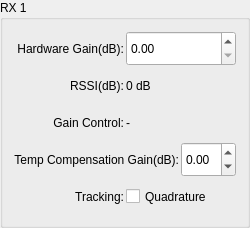
                   <widget class="QGroupBox" name="groupBox_3">
                    <property name="sizePolicy">
                     <sizepolicy hsizetype="Expanding" vsizetype="Expanding">
                      <horstretch>0</horstretch>
                      <verstretch>0</verstretch>
                     </sizepolicy>
                    </property>
                    <property name="title">
                     <string>RX 1</string>
                    </property>
                    <layout class="QVBoxLayout" name="verticalLayout_22">
                     <item>
                      <layout class="QVBoxLayout" name="verticalLayout_3">
                       <property name="spacing">
                        <number>2</number>
                       </property>
                       <item>
                        <layout class="QHBoxLayout" name="horizontalLayout_10">
                         <item>
                          <widget class="QLabel" name="label_11">
                           <property name="sizePolicy">
                            <sizepolicy hsizetype="Expanding" vsizetype="Expanding">
                             <horstretch>0</horstretch>
                             <verstretch>0</verstretch>
                            </sizepolicy>
                           </property>
                           <property name="text">
                            <string>Hardware Gain(dB):</string>
                           </property>
                           <property name="alignment">
                            <set>Qt::AlignRight|Qt::AlignTrailing|Qt::AlignVCenter</set>
                           </property>
                          </widget>
                         </item>
                         <item>
                          <widget class="QDoubleSpinBox" name="hardware_gain_rx1">
                           <property name="sizePolicy">
                            <sizepolicy hsizetype="Expanding" vsizetype="Expanding">
                             <horstretch>0</horstretch>
                             <verstretch>0</verstretch>
                            </sizepolicy>
                           </property>
                           <property name="minimumSize">
                            <size>
                             <width>0</width>
                             <height>35</height>
                            </size>
                           </property>
                           <property name="maximumSize">
                            <size>
                             <width>120</width>
                             <height>16777215</height>
                            </size>
                           </property>
                           <property name="maximum">
                            <double>30.000000000000000</double>
                           </property>
                           <property name="singleStep">
                            <double>0.500000000000000</double>
                           </property>
                           <property name="stepType">
                            <enum>QAbstractSpinBox::DefaultStepType</enum>
                           </property>
                          </widget>
                         </item>
                        </layout>
                       </item>
                       <item>
                        <layout class="QHBoxLayout" name="horizontalLayout_9">
                         <item>
                          <widget class="QLabel" name="label_12">
                           <property name="sizePolicy">
                            <sizepolicy hsizetype="Expanding" vsizetype="Expanding">
                             <horstretch>0</horstretch>
                             <verstretch>0</verstretch>
                            </sizepolicy>
                           </property>
                           <property name="text">
                            <string>RSSI(dB):</string>
                           </property>
                           <property name="alignment">
                            <set>Qt::AlignRight|Qt::AlignTrailing|Qt::AlignVCenter</set>
                           </property>
                          </widget>
                         </item>
                         <item>
                          <widget class="QLabel" name="rssi_rx1">
                           <property name="sizePolicy">
                            <sizepolicy hsizetype="Expanding" vsizetype="Expanding">
                             <horstretch>0</horstretch>
                             <verstretch>0</verstretch>
                            </sizepolicy>
                           </property>
                           <property name="minimumSize">
                            <size>
                             <width>0</width>
                             <height>35</height>
                            </size>
                           </property>
                           <property name="maximumSize">
                            <size>
                             <width>120</width>
                             <height>16777215</height>
                            </size>
                           </property>
                           <property name="text">
                            <string>0 dB</string>
                           </property>
                          </widget>
                         </item>
                        </layout>
                       </item>
                       <item>
                        <layout class="QHBoxLayout" name="horizontalLayout_8">
                         <item>
                          <widget class="QLabel" name="label_13">
                           <property name="sizePolicy">
                            <sizepolicy hsizetype="Expanding" vsizetype="Expanding">
                             <horstretch>0</horstretch>
                             <verstretch>0</verstretch>
                            </sizepolicy>
                           </property>
                           <property name="text">
                            <string>Gain Control:</string>
                           </property>
                           <property name="alignment">
                            <set>Qt::AlignRight|Qt::AlignTrailing|Qt::AlignVCenter</set>
                           </property>
                          </widget>
                         </item>
                         <item>
                          <widget class="QLabel" name="gain_control_mode_rx1">
                           <property name="sizePolicy">
                            <sizepolicy hsizetype="Expanding" vsizetype="Expanding">
                             <horstretch>0</horstretch>
                             <verstretch>0</verstretch>
                            </sizepolicy>
                           </property>
                           <property name="minimumSize">
                            <size>
                             <width>0</width>
                             <height>35</height>
                            </size>
                           </property>
                           <property name="maximumSize">
                            <size>
                             <width>120</width>
                             <height>16777215</height>
                            </size>
                           </property>
                           <property name="text">
                            <string>-</string>
                           </property>
                          </widget>
                         </item>
                        </layout>
                       </item>
                       <item>
                        <layout class="QHBoxLayout" name="horizontalLayout_7">
                         <item>
                          <widget class="QLabel" name="label_14">
                           <property name="sizePolicy">
                            <sizepolicy hsizetype="Expanding" vsizetype="Expanding">
                             <horstretch>0</horstretch>
                             <verstretch>0</verstretch>
                            </sizepolicy>
                           </property>
                           <property name="text">
                            <string>Temp Compensation Gain(dB):</string>
                           </property>
                           <property name="alignment">
                            <set>Qt::AlignRight|Qt::AlignTrailing|Qt::AlignVCenter</set>
                           </property>
                          </widget>
                         </item>
                         <item>
                          <widget class="QDoubleSpinBox" name="temp_comp_gain_rx1">
                           <property name="sizePolicy">
                            <sizepolicy hsizetype="Expanding" vsizetype="Expanding">
                             <horstretch>0</horstretch>
                             <verstretch>0</verstretch>
                            </sizepolicy>
                           </property>
                           <property name="minimumSize">
                            <size>
                             <width>0</width>
                             <height>35</height>
                            </size>
                           </property>
                           <property name="maximumSize">
                            <size>
                             <width>120</width>
                             <height>16777215</height>
                            </size>
                           </property>
                           <property name="minimum">
                            <double>-3.000000000000000</double>
                           </property>
                           <property name="maximum">
                            <double>3.000000000000000</double>
                           </property>
                           <property name="singleStep">
                            <double>0.250000000000000</double>
                           </property>
                          </widget>
                         </item>
                        </layout>
                       </item>
                       <item>
                        <layout class="QHBoxLayout" name="horizontalLayout_6">
                         <item>
                          <widget class="QLabel" name="label_15">
                           <property name="sizePolicy">
                            <sizepolicy hsizetype="Expanding" vsizetype="Expanding">
                             <horstretch>0</horstretch>
                             <verstretch>0</verstretch>
                            </sizepolicy>
                           </property>
                           <property name="text">
                            <string>Tracking:</string>
                           </property>
                           <property name="alignment">
                            <set>Qt::AlignRight|Qt::AlignTrailing|Qt::AlignVCenter</set>
                           </property>
                          </widget>
                         </item>
                         <item>
                          <widget class="QCheckBox" name="rx1_quadrature_tracking_en">
                           <property name="sizePolicy">
                            <sizepolicy hsizetype="Expanding" vsizetype="Expanding">
                             <horstretch>0</horstretch>
                             <verstretch>0</verstretch>
                            </sizepolicy>
                           </property>
                           <property name="minimumSize">
                            <size>
                             <width>0</width>
                             <height>35</height>
                            </size>
                           </property>
                           <property name="maximumSize">
                            <size>
                             <width>120</width>
                             <height>16777215</height>
                            </size>
                           </property>
                           <property name="text">
                            <string>Quadrature</string>
                           </property>
                          </widget>
                         </item>
                        </layout>
                       </item>
                      </layout>
                     </item>
                    </layout>
                   </widget>
